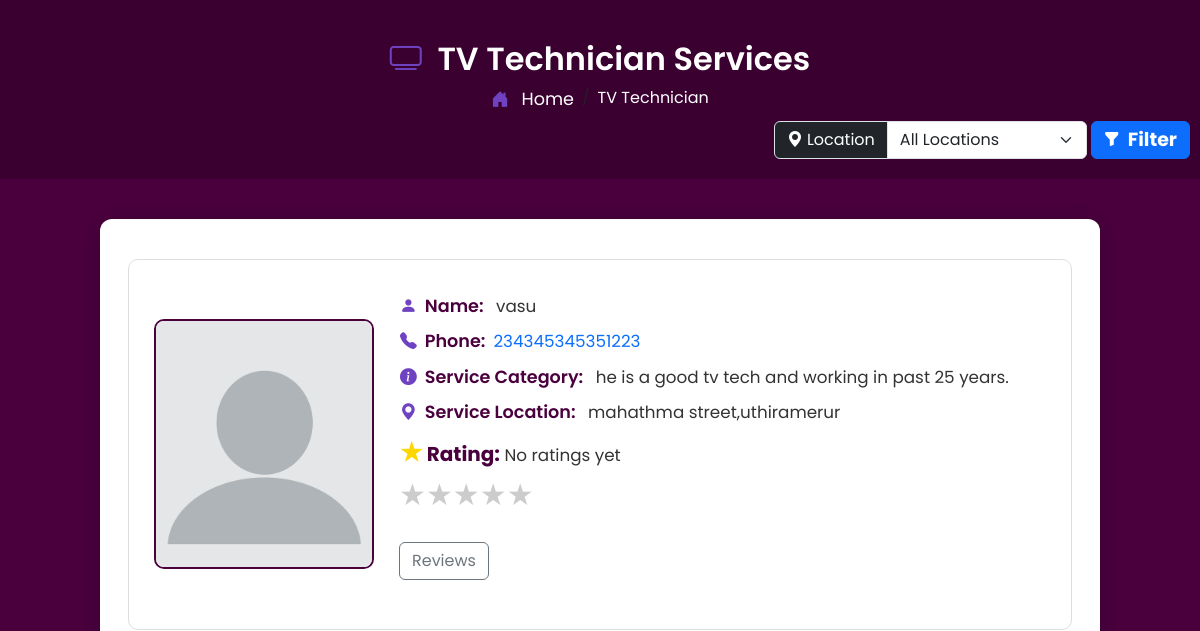
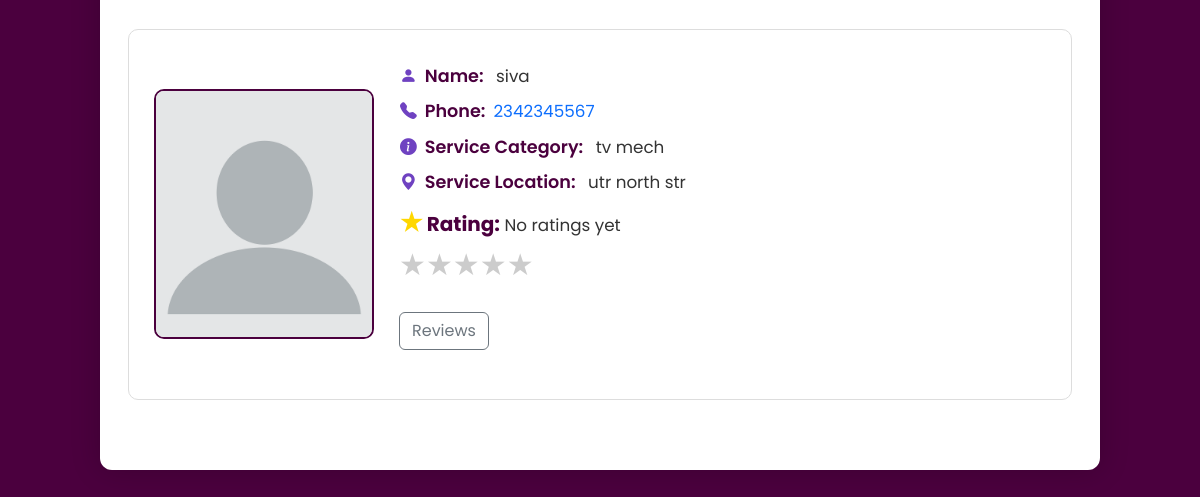
Page /tv/ on the earlier database version (2 pictures, top to bottom).
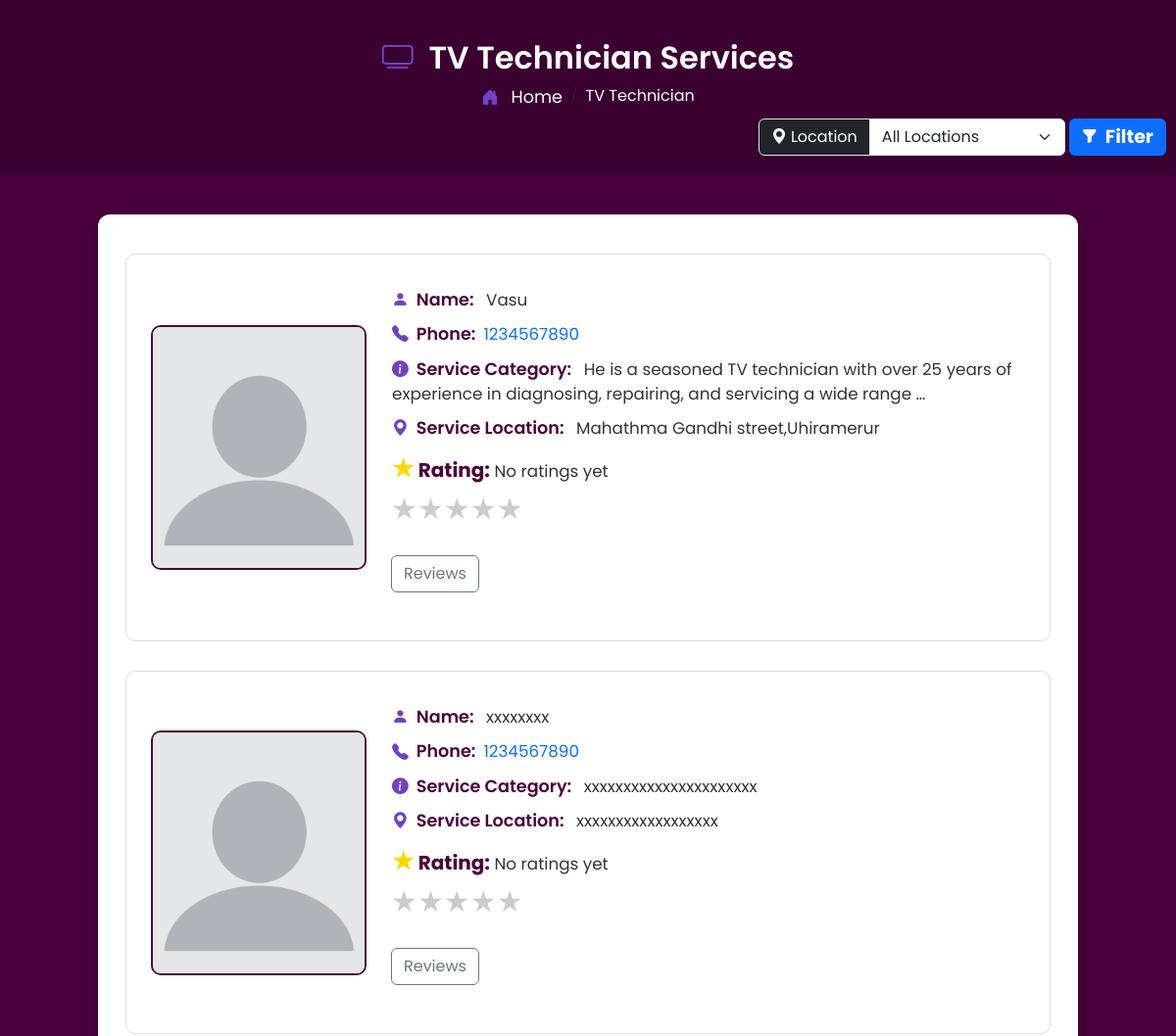
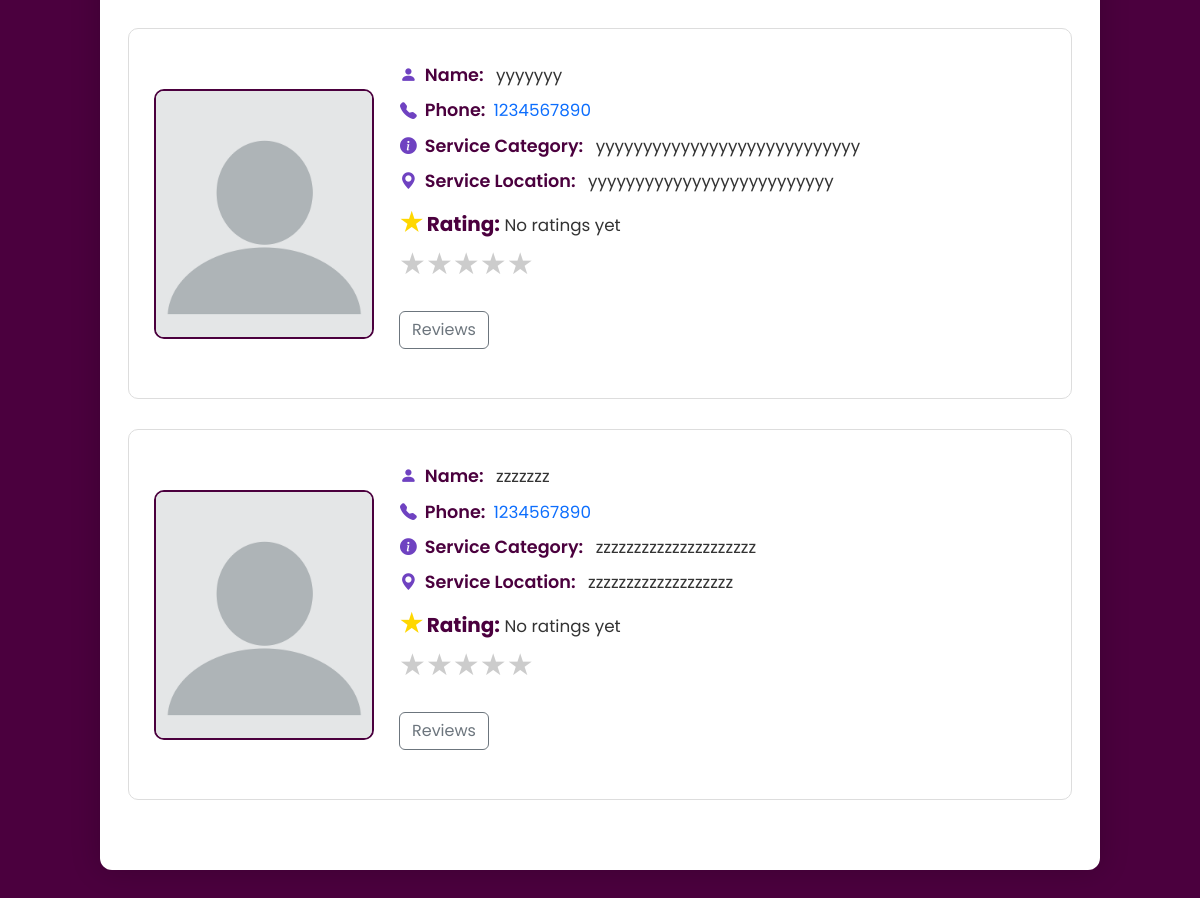
Same page on the later database version (2 pictures, top to bottom).
### myapp/models.py (models this page shows, shortened)
class Service(models.Model):
    SERVICE_CHOICES = [
        ('PLUMBER', 'Plumber'),
        ('ELECTRICIAN', 'Electrician'),
        ('CARPENTER', 'Carpenter'),
        ('TV TECH', 'TV Technician'),
    ]
    name = models.CharField(max_length=100)
    service_type = models.CharField(max_length=50, choices=SERVICE_CHOICES)
    description = models.TextField()
    address = models.CharField(max_length=255, blank=True, null=True)
    contact_no = models.CharField(max_length=15, blank=True, null=True)
    created_at = models.DateTimeField(auto_now_add=True)
    updated_at = models.DateTimeField(auto_now=True)

### myapp/views.py (the view)
# urls.py: path('tv/', views.tvtech, name='tvtech'),
def tvtech(request):
    selected_location = request.GET.get('location', '')
    services = Service.objects.filter(service_type='TV TECH')
    if selected_location:
        services = services.filter(address__icontains=selected_location)
    for service in services:
        service.review = Review.objects.filter(service=service)
        service.average_rating = service.review.aggregate(models.Avg('rating'))['rating__avg']
    locations = Service.objects.filter(service_type='TV TECH') \
                               .values_list('address', flat=True).distinct()
    return render(request, 'tvtech.html', {
        'services': services,
        'locations': locations,
    })

### templates/tvtech.html (shortened to what the changed rows need)
{% load static %}
<!DOCTYPE html>
<html lang="en">
<head>
    <link href="https://cdn.jsdelivr.net/npm/bootstrap@5.3.3/dist/css/bootstrap.min.css" rel="stylesheet">
    <link href="https://cdn.jsdelivr.net/npm/bootstrap-icons@1.10.5/font/bootstrap-icons.css" rel="stylesheet">
    <link rel="stylesheet" href="{% static 'css/tvtech.css' %}">
</head>
<body>
    <div class="profile-header">
        <h2><i class="bi bi-tv icon"></i> TV Technician Services</h2>
    </div>
    <div class="container profile-container">
        <div class="row">
            {% if services %}
                {% for service in services %}
                    <div class="profile-box">
                        <img src="{% static 'images/logo/profile.webp' %}" alt="Profile Picture">
                        <div class="profile-details">
                            <p><i class="bi bi-person-fill icon"></i><span class="label">Name:</span> {{ service.name }}</p>
                            <p><i class="bi bi-telephone-fill icon"></i><span class="label">Phone:</span><a href="#">{{ service.contact_no }}</a></p>
                            <p><i class="bi bi-info-circle-fill icon"></i><span class="label">Service Category:</span> {{ service.description|truncatewords:20 }}</p>
                            <p><i class="bi bi-geo-alt-fill icon"></i><span class="label">Service Location:</span> {{ service.address }}</p>
                            <p><strong><span style="color: gold; font-size: 25px;">&#9733;</span> Rating:</strong>
                                {% if service.average_rating %}
                                    <span>{{ service.average_rating|floatformat:1 }} stars</span>
                                {% else %}
                                    No ratings yet
                                {% endif %}
                            </p>
                            <div class="mb-4">
                                <div class="rating-stars">
                                    {% for i in "54321" %}
                                        <label for="star{{ i }}-{{ service.id }}" title="{{ i }} stars">&#9733;</label>
                                    {% endfor %}
                                </div>
                            </div>
                            <div class="reviews mb-4">
                                <button class="btn btn-outline-secondary" data-bs-toggle="modal" data-bs-target="#reviewModal"
                                        onclick="openReviewModal('{{ service.id }}')">Reviews</button>
                            </div>
                        </div>
                    </div>
                {% endfor %}
            {% else %}
                <p class="no-services"><i class="bi bi-exclamation-circle-fill icon"></i>No TV technician services available at the moment.</p>
            {% endif %}
        </div>
    </div>
</body>
</html>

Differences in the rows shown:
removed Service: name "siva", contact_no "2342345567", description "tv mech", address "utr north str", shows "No ratings yet"
changed Service: name "vasu" → "Vasu"; contact_no "234345345351223" → "1234567890"; description "he is a good tv tech and working in past 25 years." → "He is a seasoned TV technician with over 25 years of experience in diagnosing, repairing, and servicing a wide range …"; address "mahathma street,uthiramerur" → "Mahathma Gandhi street,Uhiramerur"
added Service: name "xxxxxxxx", contact_no "1234567890", description "xxxxxxxxxxxxxxxxxxxxxx", address "xxxxxxxxxxxxxxxxxx", shows "No ratings yet"
added Service: name "yyyyyyy", contact_no "1234567890", description "yyyyyyyyyyyyyyyyyyyyyyyyyyyy", address "yyyyyyyyyyyyyyyyyyyyyyyyyy", shows "No ratings yet"
added Service: name "zzzzzzz", contact_no "1234567890", description "zzzzzzzzzzzzzzzzzzzzz", address "zzzzzzzzzzzzzzzzzzz", shows "No ratings yet"
